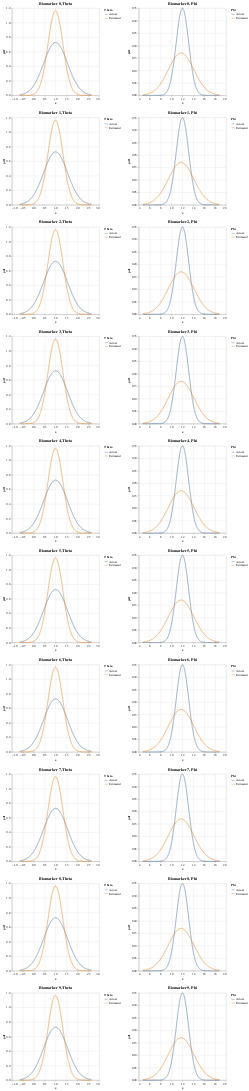

The code cell stored with this chart in its notebook:
### Code cell
charts = []
for n in biomarkers: 
    mean1, std1 = theta_mean, theta_std
    mean2, std2 = theta_mean_est, theta_std_est

    # Generating points on the x axis
    x_thetas = np.linspace(min(mean1 - 3*std1, mean2 - 3*std2), 
                    max(mean1 + 3*std1, mean2 + 3*std2), 1000)

    # Creating DataFrames for each distribution
    df1 = pd.DataFrame({'x': x_thetas, 'pdf': norm.pdf(x_thetas, mean1, std1), 'Distribution': 'Actual'})
    df2 = pd.DataFrame({'x': x_thetas, 'pdf': norm.pdf(x_thetas, mean2, std2), 'Distribution': 'Estimated'})

    # Combining the DataFrames
    df3 = pd.concat([df1, df2])

    # Altair plot
    chart_theta = alt.Chart(df3).mark_line().encode(
        x='x',
        y='pdf',
        color=alt.Color('Distribution:N', legend=alt.Legend(title="Theta"))
    ).properties(
        title=f'Biomarker {n}, Theta'
        )

    mean1, std1 = phi_mean, phi_std
    mean2, std2 = phi_mean_est, phi_std_est

    # Generating points on the x axis
    x_phis = np.linspace(min(mean1 - 3*std1, mean2 - 3*std2), 
                    max(mean1 + 3*std1, mean2 + 3*std2), 1000)

    # Creating DataFrames for each distribution
    df1 = pd.DataFrame({'x': x_phis, 'pdf': norm.pdf(x_phis, mean1, std1), 'Distribution': 'Actual'})
    df2 = pd.DataFrame({'x': x_phis, 'pdf': norm.pdf(x_phis, mean2, std2), 'Distribution': 'Estimated'})

    # Combining the DataFrames
    df3 = pd.concat([df1, df2])

    # Altair plot
    chart_phi = alt.Chart(df3).mark_line().encode(
        x='x',
        y='pdf',
        color=alt.Color('Distribution:N', legend=alt.Legend(title="Phi"))
    ).properties(
        title=f'Biomarker {n}, Phi'
        )
    
    # Concatenate theta and phi charts horizontally
    hconcat_chart = alt.hconcat(chart_theta, chart_phi).resolve_scale(color="independent")

    # Append the concatenated chart to the list of charts
    charts.append(hconcat_chart)
# Concatenate all the charts vertically
final_chart = alt.vconcat(*charts)

# Display the final chart
final_chart.display()

### Figure 1 — Vega-Lite specification as saved in the notebook (floating-point values rounded to 4 significant figures; data arrays with more than 128 entries replaced by an {"elided": "..."} marker saying what was removed)
{"config": {"view": {"continuousWidth": 300, "continuousHeight": 300}}, "vconcat": [{"hconcat": [{"data": {"name": "data-e6cf2a4b19f2759ef50ddb3cf4cae1d6"}, "mark": {"type": "line"}, "encoding": {"color": {"field": "Distribution", "legend": {"title": "Theta"}, "type": "nominal"}, "x": {"field": "x", "type": "quantitative"}, "y": {"field": "pdf", "type": "quantitative"}}, "title": "Biomarker 0, Theta"}, {"data": {"name": "data-19e0ac9cc3d297dcacb0f5446aa904e5"}, "mark": {"type": "line"}, "encoding": {"color": {"field": "Distribution", "legend": {"title": "Phi"}, "type": "nominal"}, "x": {"field": "x", "type": "quantitative"}, "y": {"field": "pdf", "type": "quantitative"}}, "title": "Biomarker 0, Phi"}], "resolve": {"scale": {"color": "independent"}}}, {"hconcat": [{"data": {"name": "data-e6cf2a4b19f2759ef50ddb3cf4cae1d6"}, "mark": {"type": "line"}, "encoding": {"color": {"field": "Distribution", "legend": {"title": "Theta"}, "type": "nominal"}, "x": {"field": "x", "type": "quantitative"}, "y": {"field": "pdf", "type": "quantitative"}}, "title": "Biomarker 1, Theta"}, {"data": {"name": "data-19e0ac9cc3d297dcacb0f5446aa904e5"}, "mark": {"type": "line"}, "encoding": {"color": {"field": "Distribution", "legend": {"title": "Phi"}, "type": "nominal"}, "x": {"field": "x", "type": "quantitative"}, "y": {"field": "pdf", "type": "quantitative"}}, "title": "Biomarker 1, Phi"}], "resolve": {"scale": {"color": "independent"}}}, {"hconcat": [{"data": {"name": "data-e6cf2a4b19f2759ef50ddb3cf4cae1d6"}, "mark": {"type": "line"}, "encoding": {"color": {"field": "Distribution", "legend": {"title": "Theta"}, "type": "nominal"}, "x": {"field": "x", "type": "quantitative"}, "y": {"field": "pdf", "type": "quantitative"}}, "title": "Biomarker 2, Theta"}, {"data": {"name": "data-19e0ac9cc3d297dcacb0f5446aa904e5"}, "mark": {"type": "line"}, "encoding": {"color": {"field": "Distribution", "legend": {"title": "Phi"}, "type": "nominal"}, "x": {"field": "x", "type": "quantitative"}, "y": {"field": "pdf", "type": "quantitative"}}, "title": "Biomarker 2, Phi"}], "resolve": {"scale": {"color": "independent"}}}, {"hconcat": [{"data": {"name": "data-e6cf2a4b19f2759ef50ddb3cf4cae1d6"}, "mark": {"type": "line"}, "encoding": {"color": {"field": "Distribution", "legend": {"title": "Theta"}, "type": "nominal"}, "x": {"field": "x", "type": "quantitative"}, "y": {"field": "pdf", "type": "quantitative"}}, "title": "Biomarker 3, Theta"}, {"data": {"name": "data-19e0ac9cc3d297dcacb0f5446aa904e5"}, "mark": {"type": "line"}, "encoding": {"color": {"field": "Distribution", "legend": {"title": "Phi"}, "type": "nominal"}, "x": {"field": "x", "type": "quantitative"}, "y": {"field": "pdf", "type": "quantitative"}}, "title": "Biomarker 3, Phi"}], "resolve": {"scale": {"color": "independent"}}}, {"hconcat": [{"data": {"name": "data-e6cf2a4b19f2759ef50ddb3cf4cae1d6"}, "mark": {"type": "line"}, "encoding": {"color": {"field": "Distribution", "legend": {"title": "Theta"}, "type": "nominal"}, "x": {"field": "x", "type": "quantitative"}, "y": {"field": "pdf", "type": "quantitative"}}, "title": "Biomarker 4, Theta"}, {"data": {"name": "data-19e0ac9cc3d297dcacb0f5446aa904e5"}, "mark": {"type": "line"}, "encoding": {"color": {"field": "Distribution", "legend": {"title": "Phi"}, "type": "nominal"}, "x": {"field": "x", "type": "quantitative"}, "y": {"field": "pdf", "type": "quantitative"}}, "title": "Biomarker 4, Phi"}], "resolve": {"scale": {"color": "independent"}}}, {"hconcat": [{"data": {"name": "data-e6cf2a4b19f2759ef50ddb3cf4cae1d6"}, "mark": {"type": "line"}, "encoding": {"color": {"field": "Distribution", "legend": {"title": "Theta"}, "type": "nominal"}, "x": {"field": "x", "type": "quantitative"}, "y": {"field": "pdf", "type": "quantitative"}}, "title": "Biomarker 5, Theta"}, {"data": {"name": "data-19e0ac9cc3d297dcacb0f5446aa904e5"}, "mark": {"type": "line"}, "encoding": {"color": {"field": "Distribution", "legend": {"title": "Phi"}, "type": "nominal"}, "x": {"field": "x", "type": "quantitative"}, "y": {"field": "pdf", "type": "quantitative"}}, "title": "Biomarker 5, Phi"}], "resolve": {"scale": {"color": "independent"}}}, {"hconcat": [{"data": {"name": "data-e6cf2a4b19f2759ef50ddb3cf4cae1d6"}, "mark": {"type": "line"}, "encoding": {"color": {"field": "Distribution", "legend": {"title": "Theta"}, "type": "nominal"}, "x": {"field": "x", "type": "quantitative"}, "y": {"field": "pdf", "type": "quantitative"}}, "title": "Biomarker 6, Theta"}, {"data": {"name": "data-19e0ac9cc3d297dcacb0f5446aa904e5"}, "mark": {"type": "line"}, "encoding": {"color": {"field": "Distribution", "legend": {"title": "Phi"}, "type": "nominal"}, "x": {"field": "x", "type": "quantitative"}, "y": {"field": "pdf", "type": "quantitative"}}, "title": "Biomarker 6, Phi"}], "resolve": {"scale": {"color": "independent"}}}, {"hconcat": [{"data": {"name": "data-e6cf2a4b19f2759ef50ddb3cf4cae1d6"}, "mark": {"type": "line"}, "encoding": {"color": {"field": "Distribution", "legend": {"title": "Theta"}, "type": "nominal"}, "x": {"field": "x", "type": "quantitative"}, "y": {"field": "pdf", "type": "quantitative"}}, "title": "Biomarker 7, Theta"}, {"data": {"name": "data-19e0ac9cc3d297dcacb0f5446aa904e5"}, "mark": {"type": "line"}, "encoding": {"color": {"field": "Distribution", "legend": {"title": "Phi"}, "type": "nominal"}, "x": {"field": "x", "type": "quantitative"}, "y": {"field": "pdf", "type": "quantitative"}}, "title": "Biomarker 7, Phi"}], "resolve": {"scale": {"color": "independent"}}}, {"hconcat": [{"data": {"name": "data-e6cf2a4b19f2759ef50ddb3cf4cae1d6"}, "mark": {"type": "line"}, "encoding": {"color": {"field": "Distribution", "legend": {"title": "Theta"}, "type": "nominal"}, "x": {"field": "x", "type": "quantitative"}, "y": {"field": "pdf", "type": "quantitative"}}, "title": "Biomarker 8, Theta"}, {"data": {"name": "data-19e0ac9cc3d297dcacb0f5446aa904e5"}, "mark": {"type": "line"}, "encoding": {"color": {"field": "Distribution", "legend": {"title": "Phi"}, "type": "nominal"}, "x": {"field": "x", "type": "quantitative"}, "y": {"field": "pdf", "type": "quantitative"}}, "title": "Biomarker 8, Phi"}], "resolve": {"scale": {"color": "independent"}}}, {"hconcat": [{"data": {"name": "data-e6cf2a4b19f2759ef50ddb3cf4cae1d6"}, "mark": {"type": "line"}, "encoding": {"color": {"field": "Distribution", "legend": {"title": "Theta"}, "type": "nominal"}, "x": {"field": "x", "type": "quantitative"}, "y": {"field": "pdf", "type": "quantitative"}}, "title": "Biomarker 9, Theta"}, {"data": {"name": "data-19e0ac9cc3d297dcacb0f5446aa904e5"}, "mark": {"type": "line"}, "encoding": {"color": {"field": "Distribution", "legend": {"title": "Phi"}, "type": "nominal"}, "x": {"field": "x", "type": "quantitative"}, "y": {"field": "pdf", "type": "quantitative"}}, "title": "Biomarker 9, Phi"}], "resolve": {"scale": {"color": "independent"}}}], "$schema": "https://vega.github.io/schema/vega-lite/v5.16.3.json", "datasets": {"data-e6cf2a4b19f2759ef50ddb3cf4cae1d6": {"elided": "2000 records"}, "data-19e0ac9cc3d297dcacb0f5446aa904e5": {"elided": "2000 records"}}}
